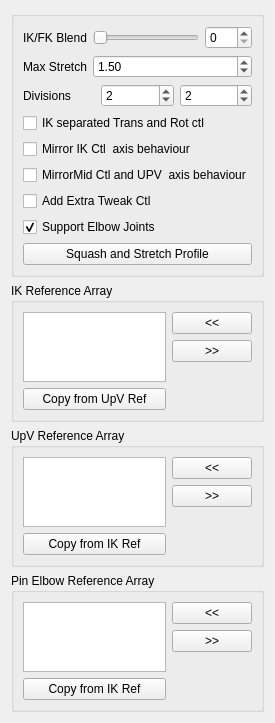
<?xml version="1.0" encoding="UTF-8"?>
<ui version="4.0">
 <class>Form</class>
 <widget class="QWidget" name="Form">
  <property name="geometry">
   <rect>
    <x>0</x>
    <y>0</y>
    <width>268</width>
    <height>699</height>
   </rect>
  </property>
  <property name="windowTitle">
   <string>Form</string>
  </property>
  <layout class="QGridLayout" name="gridLayout">
   <item row="0" column="0">
    <widget class="QGroupBox" name="groupBox">
     <property name="title">
      <string/>
     </property>
     <layout class="QGridLayout" name="gridLayout_2">
      <item row="0" column="0">
       <layout class="QVBoxLayout" name="verticalLayout">
        <item>
         <layout class="QFormLayout" name="formLayout">
          <property name="fieldGrowthPolicy">
           <enum>QFormLayout::AllNonFixedFieldsGrow</enum>
          </property>
          <item row="0" column="0">
           <widget class="QLabel" name="ikfk_label">
            <property name="text">
             <string>IK/FK Blend</string>
            </property>
           </widget>
          </item>
          <item row="0" column="1">
           <layout class="QHBoxLayout" name="horizontalLayout_3">
            <item>
             <widget class="QSlider" name="ikfk_slider">
              <property name="minimumSize">
               <size>
                <width>0</width>
                <height>15</height>
               </size>
              </property>
              <property name="maximum">
               <number>100</number>
              </property>
              <property name="orientation">
               <enum>Qt::Horizontal</enum>
              </property>
             </widget>
            </item>
            <item>
             <widget class="QSpinBox" name="ikfk_spinBox">
              <property name="maximum">
               <number>100</number>
              </property>
             </widget>
            </item>
           </layout>
          </item>
          <item row="1" column="0">
           <widget class="QLabel" name="maxStretch_label">
            <property name="sizePolicy">
             <sizepolicy hsizetype="MinimumExpanding" vsizetype="MinimumExpanding">
              <horstretch>0</horstretch>
              <verstretch>0</verstretch>
             </sizepolicy>
            </property>
            <property name="text">
             <string>Max Stretch</string>
            </property>
           </widget>
          </item>
          <item row="1" column="1">
           <widget class="QDoubleSpinBox" name="maxStretch_spinBox">
            <property name="sizePolicy">
             <sizepolicy hsizetype="MinimumExpanding" vsizetype="Fixed">
              <horstretch>0</horstretch>
              <verstretch>0</verstretch>
             </sizepolicy>
            </property>
            <property name="minimum">
             <double>1.000000000000000</double>
            </property>
            <property name="value">
             <double>1.500000000000000</double>
            </property>
           </widget>
          </item>
         </layout>
        </item>
        <item>
         <layout class="QHBoxLayout" name="horizontalLayout">
          <item>
           <widget class="QLabel" name="divisions_label">
            <property name="text">
             <string>Divisions</string>
            </property>
           </widget>
          </item>
          <item>
           <widget class="QSpinBox" name="div0_spinBox">
            <property name="minimum">
             <number>0</number>
            </property>
            <property name="value">
             <number>2</number>
            </property>
           </widget>
          </item>
          <item>
           <widget class="QSpinBox" name="div1_spinBox">
            <property name="minimum">
             <number>0</number>
            </property>
            <property name="value">
             <number>2</number>
            </property>
           </widget>
          </item>
         </layout>
        </item>
        <item>
         <widget class="QCheckBox" name="ikTR_checkBox">
          <property name="text">
           <string>IK separated Trans and Rot ctl</string>
          </property>
         </widget>
        </item>
        <item>
         <widget class="QCheckBox" name="mirrorIK_checkBox">
          <property name="toolTip">
           <string extracomment="This option set the axis of the mid CTL (elbow) and the up vector control to move in a mirror behaviour ">This option set the axis of the mid CTL (elbow) and the up vector control to move in a mirror behaviour </string>
          </property>
          <property name="statusTip">
           <string extracomment="This option set the axis of the mid CTL (elbow) and the up vector control to move in a mirror behaviour ">This option set the axis of the mid CTL (elbow) and the up vector control to move in a mirror behaviour </string>
          </property>
          <property name="whatsThis">
           <string>This option set the axis of the mid CTL (elbow) and the up vector control to move in a mirror behaviour </string>
          </property>
          <property name="text">
           <string>Mirror IK Ctl  axis behaviour</string>
          </property>
         </widget>
        </item>
        <item>
         <widget class="QCheckBox" name="mirrorMid_checkBox">
          <property name="toolTip">
           <string extracomment="This option set the axis of the mid CTL (elbow) and the up vector control to move in a mirror behaviour ">This option set the axis of the mid CTL (elbow) and the up vector control to move in a mirror behaviour </string>
          </property>
          <property name="statusTip">
           <string extracomment="This option set the axis of the mid CTL (elbow) and the up vector control to move in a mirror behaviour ">This option set the axis of the mid CTL (elbow) and the up vector control to move in a mirror behaviour </string>
          </property>
          <property name="whatsThis">
           <string>This option set the axis of the mid CTL (elbow) and the up vector control to move in a mirror behaviour </string>
          </property>
          <property name="text">
           <string>MirrorMid Ctl and UPV  axis behaviour</string>
          </property>
         </widget>
        </item>
        <item>
         <widget class="QCheckBox" name="extraTweak_checkBox">
          <property name="toolTip">
           <string extracomment="This option set the axis of the mid CTL (elbow) and the up vector control to move in a mirror behaviour ">This option set the axis of the mid CTL (elbow) and the up vector control to move in a mirror behaviour </string>
          </property>
          <property name="statusTip">
           <string extracomment="This option set the axis of the mid CTL (elbow) and the up vector control to move in a mirror behaviour ">This option set the axis of the mid CTL (elbow) and the up vector control to move in a mirror behaviour </string>
          </property>
          <property name="whatsThis">
           <string>This option set the axis of the mid CTL (elbow) and the up vector control to move in a mirror behaviour </string>
          </property>
          <property name="text">
           <string>Add Extra Tweak Ctl</string>
          </property>
         </widget>
        </item>
        <item>
         <widget class="QCheckBox" name="supportJoints_checkBox">
          <property name="toolTip">
           <string extracomment="This option set the axis of the mid CTL (elbow) and the up vector control to move in a mirror behaviour ">This option set the axis of the mid CTL (elbow) and the up vector control to move in a mirror behaviour </string>
          </property>
          <property name="statusTip">
           <string extracomment="This option set the axis of the mid CTL (elbow) and the up vector control to move in a mirror behaviour ">This option set the axis of the mid CTL (elbow) and the up vector control to move in a mirror behaviour </string>
          </property>
          <property name="whatsThis">
           <string>This option set the axis of the mid CTL (elbow) and the up vector control to move in a mirror behaviour </string>
          </property>
          <property name="text">
           <string>Support Elbow Joints</string>
          </property>
          <property name="checked">
           <bool>true</bool>
          </property>
         </widget>
        </item>
        <item>
         <layout class="QHBoxLayout" name="horizontalLayout_2">
          <item>
           <widget class="QPushButton" name="squashStretchProfile_pushButton">
            <property name="text">
             <string>Squash and Stretch Profile</string>
            </property>
           </widget>
          </item>
         </layout>
        </item>
       </layout>
      </item>
     </layout>
    </widget>
   </item>
   <item row="1" column="0">
    <widget class="QGroupBox" name="ikRefArray_groupBox">
     <property name="title">
      <string>IK Reference Array</string>
     </property>
     <layout class="QGridLayout" name="gridLayout_3">
      <item row="0" column="0">
       <layout class="QHBoxLayout" name="ikRefArray_horizontalLayout">
        <item>
         <layout class="QVBoxLayout" name="ikRefArray_verticalLayout_1">
          <item>
           <widget class="QListWidget" name="ikRefArray_listWidget">
            <property name="dragDropOverwriteMode">
             <bool>true</bool>
            </property>
            <property name="dragDropMode">
             <enum>QAbstractItemView::InternalMove</enum>
            </property>
            <property name="defaultDropAction">
             <enum>Qt::MoveAction</enum>
            </property>
            <property name="alternatingRowColors">
             <bool>true</bool>
            </property>
            <property name="selectionMode">
             <enum>QAbstractItemView::ExtendedSelection</enum>
            </property>
            <property name="selectionRectVisible">
             <bool>false</bool>
            </property>
           </widget>
          </item>
          <item>
           <widget class="QPushButton" name="ikRefArray_copyRef_pushButton">
            <property name="text">
             <string>Copy from UpV Ref</string>
            </property>
           </widget>
          </item>
         </layout>
        </item>
        <item>
         <layout class="QVBoxLayout" name="ikRefArray_verticalLayout_2">
          <item>
           <widget class="QPushButton" name="ikRefArrayAdd_pushButton">
            <property name="text">
             <string>&lt;&lt;</string>
            </property>
           </widget>
          </item>
          <item>
           <widget class="QPushButton" name="ikRefArrayRemove_pushButton">
            <property name="text">
             <string>&gt;&gt;</string>
            </property>
           </widget>
          </item>
          <item>
           <spacer name="ikRefArray_verticalSpacer">
            <property name="orientation">
             <enum>Qt::Vertical</enum>
            </property>
            <property name="sizeHint" stdset="0">
             <size>
              <width>20</width>
              <height>40</height>
             </size>
            </property>
           </spacer>
          </item>
         </layout>
        </item>
       </layout>
      </item>
     </layout>
    </widget>
   </item>
   <item row="2" column="0">
    <widget class="QGroupBox" name="upvRefArray_groupBox">
     <property name="title">
      <string>UpV Reference Array</string>
     </property>
     <layout class="QGridLayout" name="gridLayout_5">
      <item row="0" column="0">
       <layout class="QHBoxLayout" name="upvRefArray_horizontalLayout">
        <item>
         <layout class="QVBoxLayout" name="upvRefArray_verticalLayout_1">
          <item>
           <widget class="QListWidget" name="upvRefArray_listWidget">
            <property name="dragDropOverwriteMode">
             <bool>true</bool>
            </property>
            <property name="dragDropMode">
             <enum>QAbstractItemView::InternalMove</enum>
            </property>
            <property name="defaultDropAction">
             <enum>Qt::MoveAction</enum>
            </property>
            <property name="alternatingRowColors">
             <bool>true</bool>
            </property>
            <property name="selectionMode">
             <enum>QAbstractItemView::ExtendedSelection</enum>
            </property>
            <property name="selectionRectVisible">
             <bool>false</bool>
            </property>
           </widget>
          </item>
          <item>
           <widget class="QPushButton" name="upvRefArray_copyRef_pushButton">
            <property name="text">
             <string>Copy from IK Ref</string>
            </property>
           </widget>
          </item>
         </layout>
        </item>
        <item>
         <layout class="QVBoxLayout" name="upvRefArray_verticalLayout_2">
          <item>
           <widget class="QPushButton" name="upvRefArrayAdd_pushButton">
            <property name="text">
             <string>&lt;&lt;</string>
            </property>
           </widget>
          </item>
          <item>
           <widget class="QPushButton" name="upvRefArrayRemove_pushButton">
            <property name="text">
             <string>&gt;&gt;</string>
            </property>
           </widget>
          </item>
          <item>
           <spacer name="upvRefArray_verticalSpacer">
            <property name="orientation">
             <enum>Qt::Vertical</enum>
            </property>
            <property name="sizeHint" stdset="0">
             <size>
              <width>20</width>
              <height>40</height>
             </size>
            </property>
           </spacer>
          </item>
         </layout>
        </item>
       </layout>
      </item>
     </layout>
    </widget>
   </item>
   <item row="3" column="0">
    <widget class="QGroupBox" name="pinRefArray_groupBox">
     <property name="title">
      <string>Pin Elbow Reference Array</string>
     </property>
     <layout class="QGridLayout" name="gridLayout_4">
      <item row="0" column="0">
       <layout class="QHBoxLayout" name="pinRefArray_horizontalLayout">
        <item>
         <layout class="QVBoxLayout" name="pinRefArray_verticalLayout">
          <item>
           <widget class="QListWidget" name="pinRefArray_listWidget">
            <property name="dragDropOverwriteMode">
             <bool>true</bool>
            </property>
            <property name="dragDropMode">
             <enum>QAbstractItemView::InternalMove</enum>
            </property>
            <property name="defaultDropAction">
             <enum>Qt::MoveAction</enum>
            </property>
            <property name="alternatingRowColors">
             <bool>true</bool>
            </property>
            <property name="selectionMode">
             <enum>QAbstractItemView::ExtendedSelection</enum>
            </property>
            <property name="selectionRectVisible">
             <bool>false</bool>
            </property>
           </widget>
          </item>
          <item>
           <widget class="QPushButton" name="pinRefArray_copyRef_pushButton">
            <property name="text">
             <string>Copy from IK Ref</string>
            </property>
           </widget>
          </item>
         </layout>
        </item>
        <item>
         <layout class="QVBoxLayout" name="pinRefArray_verticalLayout_2">
          <item>
           <widget class="QPushButton" name="pinRefArrayAdd_pushButton">
            <property name="text">
             <string>&lt;&lt;</string>
            </property>
           </widget>
          </item>
          <item>
           <widget class="QPushButton" name="pinRefArrayRemove_pushButton">
            <property name="text">
             <string>&gt;&gt;</string>
            </property>
           </widget>
          </item>
          <item>
           <spacer name="pinRefArray_verticalSpacer">
            <property name="orientation">
             <enum>Qt::Vertical</enum>
            </property>
            <property name="sizeHint" stdset="0">
             <size>
              <width>20</width>
              <height>40</height>
             </size>
            </property>
           </spacer>
          </item>
         </layout>
        </item>
       </layout>
      </item>
     </layout>
    </widget>
   </item>
  </layout>
 </widget>
 <resources/>
 <connections>
  <connection>
   <sender>ikfk_slider</sender>
   <signal>sliderMoved(int)</signal>
   <receiver>ikfk_spinBox</receiver>
   <slot>setValue(int)</slot>
   <hints>
    <hint type="sourcelabel">
     <x>144</x>
     <y>47</y>
    </hint>
    <hint type="destinationlabel">
     <x>220</x>
     <y>45</y>
    </hint>
   </hints>
  </connection>
  <connection>
   <sender>ikfk_spinBox</sender>
   <signal>valueChanged(int)</signal>
   <receiver>ikfk_slider</receiver>
   <slot>setValue(int)</slot>
   <hints>
    <hint type="sourcelabel">
     <x>222</x>
     <y>37</y>
    </hint>
    <hint type="destinationlabel">
     <x>182</x>
     <y>37</y>
    </hint>
   </hints>
  </connection>
 </connections>
</ui>
